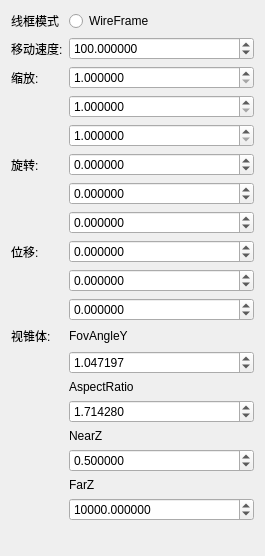
<?xml version="1.0" encoding="UTF-8"?>
<ui version="4.0">
 <class>CameraForm</class>
 <widget class="QWidget" name="CameraForm">
  <property name="geometry">
   <rect>
    <x>0</x>
    <y>0</y>
    <width>265</width>
    <height>556</height>
   </rect>
  </property>
  <property name="windowTitle">
   <string>Form</string>
  </property>
  <layout class="QVBoxLayout" name="verticalLayout">
   <item>
    <layout class="QFormLayout" name="formLayout">
     <item row="0" column="0">
      <widget class="QLabel" name="label">
       <property name="text">
        <string>线框模式</string>
       </property>
      </widget>
     </item>
     <item row="0" column="1">
      <widget class="QRadioButton" name="radioButton">
       <property name="text">
        <string>WireFrame</string>
       </property>
      </widget>
     </item>
     <item row="2" column="0">
      <widget class="QLabel" name="label_3">
       <property name="text">
        <string>缩放:</string>
       </property>
      </widget>
     </item>
     <item row="2" column="1">
      <widget class="QDoubleSpinBox" name="doubleSpinBox">
       <property name="readOnly">
        <bool>false</bool>
       </property>
       <property name="decimals">
        <number>6</number>
       </property>
       <property name="minimum">
        <double>1.000000000000000</double>
       </property>
       <property name="maximum">
        <double>100000000000000000620008645040778319495168.000000000000000</double>
       </property>
      </widget>
     </item>
     <item row="3" column="0">
      <widget class="QLabel" name="label_4">
       <property name="text">
        <string/>
       </property>
      </widget>
     </item>
     <item row="3" column="1">
      <widget class="QDoubleSpinBox" name="doubleSpinBox_2">
       <property name="readOnly">
        <bool>false</bool>
       </property>
       <property name="decimals">
        <number>6</number>
       </property>
       <property name="minimum">
        <double>1.000000000000000</double>
       </property>
       <property name="maximum">
        <double>100000000000000009190283508143378238084034459715684532224.000000000000000</double>
       </property>
      </widget>
     </item>
     <item row="4" column="0">
      <widget class="QLabel" name="label_5">
       <property name="text">
        <string/>
       </property>
      </widget>
     </item>
     <item row="4" column="1">
      <widget class="QDoubleSpinBox" name="doubleSpinBox_3">
       <property name="readOnly">
        <bool>false</bool>
       </property>
       <property name="decimals">
        <number>6</number>
       </property>
       <property name="minimum">
        <double>1.000000000000000</double>
       </property>
       <property name="maximum">
        <double>100000000000000009190283508143378238084034459715684532224.000000000000000</double>
       </property>
      </widget>
     </item>
     <item row="5" column="0">
      <widget class="QLabel" name="label_6">
       <property name="text">
        <string>旋转:</string>
       </property>
      </widget>
     </item>
     <item row="5" column="1">
      <widget class="QDoubleSpinBox" name="doubleSpinBox_4">
       <property name="readOnly">
        <bool>false</bool>
       </property>
       <property name="decimals">
        <number>6</number>
       </property>
       <property name="minimum">
        <double>-100000000000000009190283508143378238084034459715684532224.000000000000000</double>
       </property>
       <property name="maximum">
        <double>100000000000000009190283508143378238084034459715684532224.000000000000000</double>
       </property>
       <property name="singleStep">
        <double>0.100000000000000</double>
       </property>
      </widget>
     </item>
     <item row="6" column="0">
      <widget class="QLabel" name="label_7">
       <property name="text">
        <string/>
       </property>
      </widget>
     </item>
     <item row="6" column="1">
      <widget class="QDoubleSpinBox" name="doubleSpinBox_5">
       <property name="readOnly">
        <bool>false</bool>
       </property>
       <property name="decimals">
        <number>6</number>
       </property>
       <property name="minimum">
        <double>-100000000000000009190283508143378238084034459715684532224.000000000000000</double>
       </property>
       <property name="maximum">
        <double>100000000000000009190283508143378238084034459715684532224.000000000000000</double>
       </property>
       <property name="singleStep">
        <double>0.100000000000000</double>
       </property>
      </widget>
     </item>
     <item row="7" column="0">
      <widget class="QLabel" name="label_8">
       <property name="text">
        <string/>
       </property>
      </widget>
     </item>
     <item row="7" column="1">
      <widget class="QDoubleSpinBox" name="doubleSpinBox_6">
       <property name="readOnly">
        <bool>false</bool>
       </property>
       <property name="decimals">
        <number>6</number>
       </property>
       <property name="minimum">
        <double>-100000000000000009190283508143378238084034459715684532224.000000000000000</double>
       </property>
       <property name="singleStep">
        <double>0.100000000000000</double>
       </property>
       <property name="value">
        <double>0.000000000000000</double>
       </property>
      </widget>
     </item>
     <item row="8" column="0">
      <widget class="QLabel" name="label_9">
       <property name="text">
        <string>位移:</string>
       </property>
      </widget>
     </item>
     <item row="8" column="1">
      <widget class="QDoubleSpinBox" name="doubleSpinBox_7">
       <property name="readOnly">
        <bool>false</bool>
       </property>
       <property name="decimals">
        <number>6</number>
       </property>
       <property name="minimum">
        <double>-100000000000000009190283508143378238084034459715684532224.000000000000000</double>
       </property>
       <property name="maximum">
        <double>100000000000000009190283508143378238084034459715684532224.000000000000000</double>
       </property>
      </widget>
     </item>
     <item row="9" column="0">
      <widget class="QLabel" name="label_10">
       <property name="text">
        <string/>
       </property>
      </widget>
     </item>
     <item row="9" column="1">
      <widget class="QDoubleSpinBox" name="doubleSpinBox_8">
       <property name="readOnly">
        <bool>false</bool>
       </property>
       <property name="decimals">
        <number>6</number>
       </property>
       <property name="minimum">
        <double>-100000000000000009190283508143378238084034459715684532224.000000000000000</double>
       </property>
       <property name="maximum">
        <double>100000000000000009190283508143378238084034459715684532224.000000000000000</double>
       </property>
      </widget>
     </item>
     <item row="10" column="0">
      <widget class="QLabel" name="label_11">
       <property name="text">
        <string/>
       </property>
      </widget>
     </item>
     <item row="10" column="1">
      <widget class="QDoubleSpinBox" name="doubleSpinBox_9">
       <property name="readOnly">
        <bool>false</bool>
       </property>
       <property name="decimals">
        <number>6</number>
       </property>
       <property name="minimum">
        <double>-100000000000000009190283508143378238084034459715684532224.000000000000000</double>
       </property>
       <property name="maximum">
        <double>100000000000000009190283508143378238084034459715684532224.000000000000000</double>
       </property>
       <property name="value">
        <double>0.000000000000000</double>
       </property>
      </widget>
     </item>
     <item row="11" column="0">
      <widget class="QLabel" name="label_2">
       <property name="text">
        <string>视锥体:</string>
       </property>
      </widget>
     </item>
     <item row="11" column="1">
      <widget class="QLabel" name="label_12">
       <property name="text">
        <string>FovAngleY</string>
       </property>
      </widget>
     </item>
     <item row="12" column="1">
      <widget class="QDoubleSpinBox" name="doubleSpinBox_10">
       <property name="decimals">
        <number>6</number>
       </property>
       <property name="minimum">
        <double>0.001000000000000</double>
       </property>
       <property name="maximum">
        <double>99999.000000000000000</double>
       </property>
       <property name="singleStep">
        <double>0.010000000000000</double>
       </property>
       <property name="value">
        <double>1.047197000000000</double>
       </property>
      </widget>
     </item>
     <item row="13" column="1">
      <widget class="QLabel" name="label_13">
       <property name="text">
        <string>AspectRatio</string>
       </property>
      </widget>
     </item>
     <item row="14" column="1">
      <widget class="QDoubleSpinBox" name="doubleSpinBox_11">
       <property name="decimals">
        <number>6</number>
       </property>
       <property name="minimum">
        <double>0.010000000000000</double>
       </property>
       <property name="maximum">
        <double>99999.000000000000000</double>
       </property>
       <property name="singleStep">
        <double>0.010000000000000</double>
       </property>
       <property name="value">
        <double>1.714280000000000</double>
       </property>
      </widget>
     </item>
     <item row="15" column="1">
      <widget class="QLabel" name="label_14">
       <property name="text">
        <string>NearZ</string>
       </property>
      </widget>
     </item>
     <item row="16" column="1">
      <widget class="QDoubleSpinBox" name="doubleSpinBox_12">
       <property name="decimals">
        <number>6</number>
       </property>
       <property name="minimum">
        <double>0.010000000000000</double>
       </property>
       <property name="maximum">
        <double>99999.000000000000000</double>
       </property>
       <property name="singleStep">
        <double>1.000000000000000</double>
       </property>
       <property name="value">
        <double>0.500000000000000</double>
       </property>
      </widget>
     </item>
     <item row="17" column="1">
      <widget class="QLabel" name="label_15">
       <property name="text">
        <string>FarZ</string>
       </property>
      </widget>
     </item>
     <item row="18" column="1">
      <widget class="QDoubleSpinBox" name="doubleSpinBox_13">
       <property name="decimals">
        <number>6</number>
       </property>
       <property name="minimum">
        <double>0.010000000000000</double>
       </property>
       <property name="maximum">
        <double>999999999.000000000000000</double>
       </property>
       <property name="value">
        <double>10000.000000000000000</double>
       </property>
      </widget>
     </item>
     <item row="1" column="0">
      <widget class="QLabel" name="label_16">
       <property name="text">
        <string>移动速度:</string>
       </property>
      </widget>
     </item>
     <item row="1" column="1">
      <widget class="QDoubleSpinBox" name="doubleSpinBox_14">
       <property name="decimals">
        <number>6</number>
       </property>
       <property name="maximum">
        <double>99999999999999.000000000000000</double>
       </property>
       <property name="value">
        <double>100.000000000000000</double>
       </property>
      </widget>
     </item>
    </layout>
   </item>
  </layout>
 </widget>
 <resources/>
 <connections/>
</ui>
